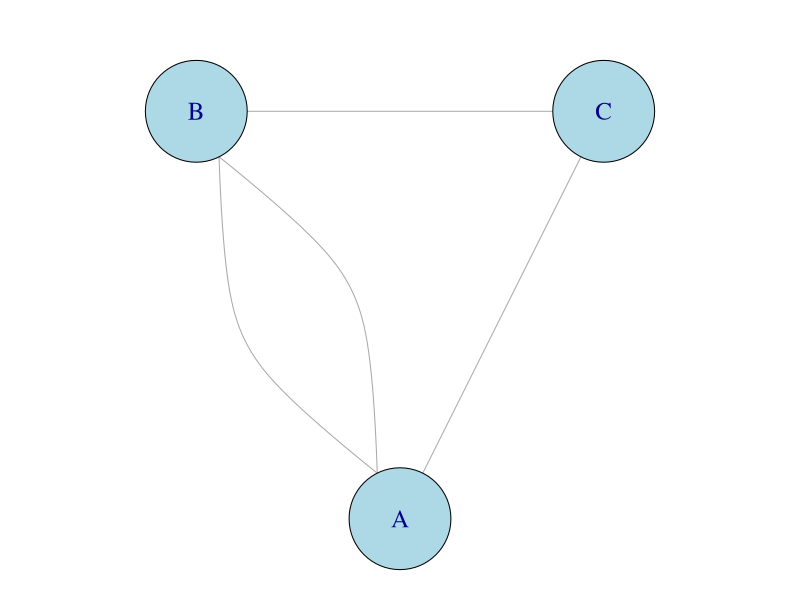
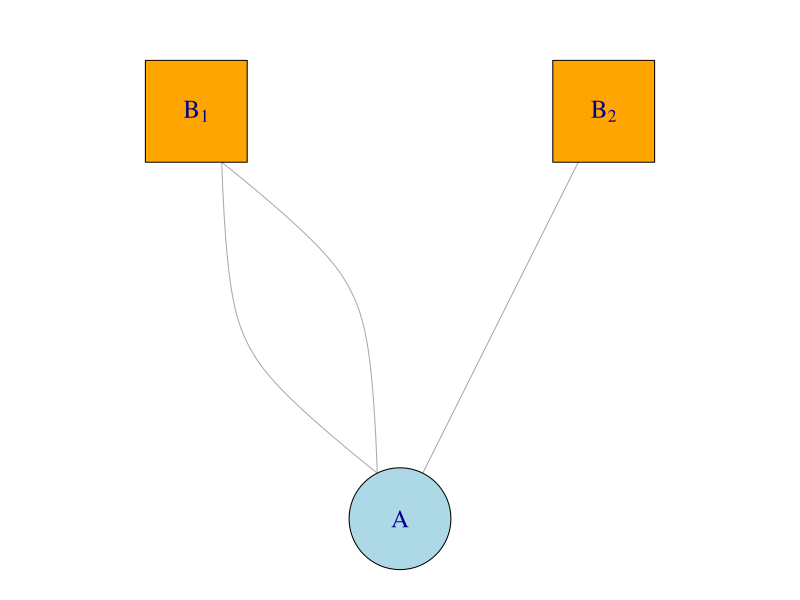
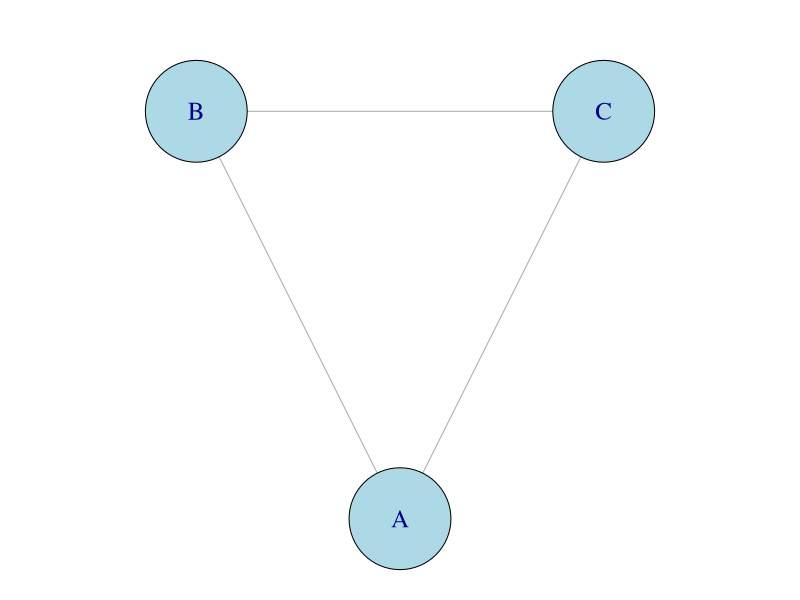

Reproduce these figures in R, in order.
# Load required package
library(igraph)

# Updated edges for unipartite graph (including B–C)
edges1 <- c("A", "B", "A", "B", "A", "C", "B", "C")
g1 <- graph(edges1, directed = FALSE)

# Bipartite graph: relabel B, C to B_1 and B_2
edges2 <- c("A", "B_1", "A", "B_1", "A", "B_2")
g2 <- graph(edges2, directed = FALSE)

g1_bin <- simplify(g1, remove.multiple = TRUE, remove.loops = TRUE)

# Curved edges
E(g1)$curved <- curve_multiple(g1)
E(g2)$curved <- curve_multiple(g2)

# Define layout (V shape, A at bottom)
layout_v1 <- matrix(c(0, -1, -1, 1, 1, 1), ncol = 2, byrow = TRUE) # A, B, C
layout_v1 <- layout_v1[match(V(g1)$name, c("A", "B", "C")), ]

layout_v2 <- matrix(c(0, -1, -1, 1, 1, 1), ncol = 2, byrow = TRUE) # A, B_1, B_2
layout_v2 <- layout_v2[match(V(g2)$name, c("A", "B_1", "B_2")), ]

# Open PDF
pdf("examples/uni_net_example.pdf", width = 5, height = 5)
par(mar = c(0.5, 0.5, 2, 0.5))

# Plot 1: Unipartite with B–C edge
plot(
  g1,
  layout = layout_v1,
  vertex.size = 50,
  vertex.label.cex = 1.5,
  vertex.color = "lightblue",
  vertex.frame.color = "black"
)

dev.off()

pdf("examples/bip_net_example.pdf", width = 5, height = 5)
par(mar = c(0.5, 0.5, 2, 0.5))

# Plot 2: Bipartite with B[1], B[2] and shapes
V(g2)$shape <- ifelse(V(g2)$name == "A", "circle", "square")
V(g2)$color <- ifelse(V(g2)$name == "A", "lightblue", "orange")

label_expr <- expression("A", B[1], B[2])
label_expr <- label_expr[match(V(g2)$name, c("A", "B_1", "B_2"))]

plot(
  g2,
  layout = layout_v2,
  vertex.size = 50,
  vertex.label = label_expr,
  vertex.label.cex = 1.5,
  vertex.frame.color = "black"
)

dev.off()

pdf("examples/bin_net_example.pdf", width = 5, height = 5)
par(mar = c(0.5, 0.5, 2, 0.5))

plot(
  g1_bin,
  layout = layout_v1,
  vertex.size = 50,
  vertex.label.cex = 1.5,
  vertex.color = "lightblue",
  vertex.frame.color = "black"
)
dev.off()
